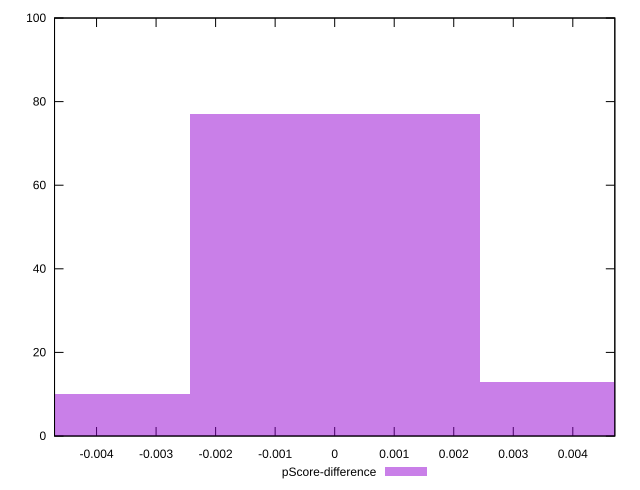

Write the gnuplot code that produced this figure.
reset

$pScoreDifference <<EOF
0 77
-0.004872376623270207 10
0.004872376623270207 13
EOF

set key outside below
set boxwidth 0.004872376623270207
set xrange [-0.004705882352941171:0.004705882352941115]
set yrange [0:100]
set trange [0:100]
set style fill transparent solid 0.5 noborder
set terminal svg size 640, 490 enhanced background rgb 'white'
set output "report_00017_2021-02-10T15-08-03.406Z/uses-text-compression/samples/pages+cached+noadtech/pScore-difference/histogram.svg"

plot $pScoreDifference title "pScore-difference" with boxes

reset
